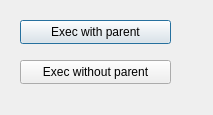
<?xml version="1.0" encoding="UTF-8"?>
<ui version="4.0">
 <class>Dialog</class>
 <widget class="QDialog" name="Dialog">
  <property name="geometry">
   <rect>
    <x>0</x>
    <y>0</y>
    <width>213</width>
    <height>115</height>
   </rect>
  </property>
  <property name="windowTitle">
   <string>Dialog</string>
  </property>
  <widget class="QPushButton" name="btnExecWParent">
   <property name="geometry">
    <rect>
     <x>20</x>
     <y>20</y>
     <width>151</width>
     <height>24</height>
    </rect>
   </property>
   <property name="text">
    <string>Exec with parent</string>
   </property>
  </widget>
  <widget class="QPushButton" name="btnExecWoParent">
   <property name="geometry">
    <rect>
     <x>20</x>
     <y>60</y>
     <width>151</width>
     <height>24</height>
    </rect>
   </property>
   <property name="text">
    <string>Exec without parent</string>
   </property>
  </widget>
 </widget>
 <resources/>
 <connections/>
</ui>
